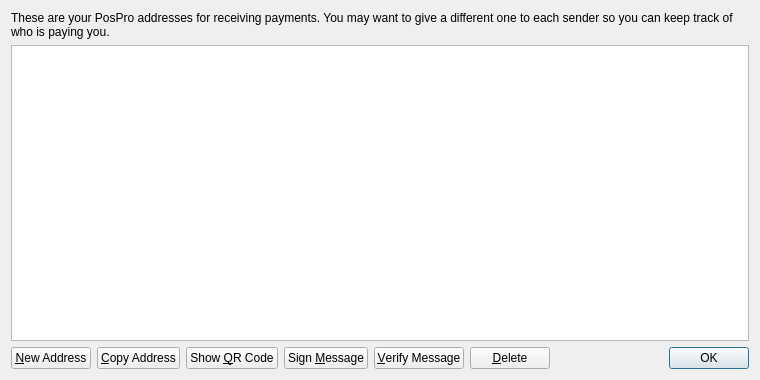
<?xml version="1.0" encoding="UTF-8"?>
<ui version="4.0">
 <class>AddressBookPage</class>
 <widget class="QWidget" name="AddressBookPage">
  <property name="geometry">
   <rect>
    <x>0</x>
    <y>0</y>
    <width>760</width>
    <height>380</height>
   </rect>
  </property>
  <property name="windowTitle">
   <string>Address Book</string>
  </property>
  <layout class="QVBoxLayout" name="verticalLayout">
   <item>
    <widget class="QLabel" name="labelExplanation">
     <property name="text">
      <string>These are your PosPro addresses for receiving payments. You may want to give a different one to each sender so you can keep track of who is paying you.</string>
     </property>
     <property name="textFormat">
      <enum>Qt::PlainText</enum>
     </property>
     <property name="wordWrap">
      <bool>true</bool>
     </property>
    </widget>
   </item>
   <item>
    <widget class="QTableView" name="tableView">
     <property name="contextMenuPolicy">
      <enum>Qt::CustomContextMenu</enum>
     </property>
     <property name="toolTip">
      <string>Double-click to edit address or label</string>
     </property>
     <property name="tabKeyNavigation">
      <bool>false</bool>
     </property>
     <property name="alternatingRowColors">
      <bool>true</bool>
     </property>
     <property name="selectionMode">
      <enum>QAbstractItemView::SingleSelection</enum>
     </property>
     <property name="selectionBehavior">
      <enum>QAbstractItemView::SelectRows</enum>
     </property>
     <property name="sortingEnabled">
      <bool>true</bool>
     </property>
     <attribute name="verticalHeaderVisible">
      <bool>false</bool>
     </attribute>
    </widget>
   </item>
   <item>
    <layout class="QHBoxLayout" name="horizontalLayout">
     <item>
      <widget class="QPushButton" name="newAddressButton">
       <property name="toolTip">
        <string>Create a new address</string>
       </property>
       <property name="text">
        <string>&amp;New Address</string>
       </property>
       <property name="icon">
        <iconset resource="../bitcoin.qrc">
         <normaloff>:/icons/add</normaloff>:/icons/add</iconset>
       </property>
      </widget>
     </item>
     <item>
      <widget class="QPushButton" name="copyToClipboard">
       <property name="toolTip">
        <string>Copy the currently selected address to the system clipboard</string>
       </property>
       <property name="text">
        <string>&amp;Copy Address</string>
       </property>
       <property name="icon">
        <iconset resource="../bitcoin.qrc">
         <normaloff>:/icons/editcopy</normaloff>:/icons/editcopy</iconset>
       </property>
      </widget>
     </item>
     <item>
      <widget class="QPushButton" name="showQRCode">
       <property name="text">
        <string>Show &amp;QR Code</string>
       </property>
       <property name="icon">
        <iconset resource="../bitcoin.qrc">
         <normaloff>:/icons/qrcode</normaloff>:/icons/qrcode</iconset>
       </property>
      </widget>
     </item>
     <item>
      <widget class="QPushButton" name="signMessage">
       <property name="toolTip">
        <string>Sign a message to prove you own a PosPro address</string>
       </property>
       <property name="text">
        <string>Sign &amp;Message</string>
       </property>
       <property name="icon">
        <iconset resource="../bitcoin.qrc">
         <normaloff>:/icons/edit</normaloff>:/icons/edit</iconset>
       </property>
      </widget>
     </item>
     <item>
      <widget class="QPushButton" name="verifyMessage">
       <property name="toolTip">
        <string>Verify a message to ensure it was signed with a specified PosPro address</string>
       </property>
       <property name="text">
        <string>&amp;Verify Message</string>
       </property>
       <property name="icon">
        <iconset resource="../bitcoin.qrc">
         <normaloff>:/icons/transaction_0</normaloff>:/icons/transaction_0</iconset>
       </property>
      </widget>
     </item>
     <item>
      <widget class="QPushButton" name="deleteButton">
       <property name="toolTip">
        <string>Delete the currently selected address from the list</string>
       </property>
       <property name="text">
        <string>&amp;Delete</string>
       </property>
       <property name="icon">
        <iconset resource="../bitcoin.qrc">
         <normaloff>:/icons/remove</normaloff>:/icons/remove</iconset>
       </property>
      </widget>
     </item>
     <item>
      <spacer name="horizontalSpacer">
       <property name="orientation">
        <enum>Qt::Horizontal</enum>
       </property>
       <property name="sizeHint" stdset="0">
        <size>
         <width>40</width>
         <height>20</height>
        </size>
       </property>
      </spacer>
     </item>
     <item>
      <widget class="QDialogButtonBox" name="buttonBox">
       <property name="sizePolicy">
        <sizepolicy hsizetype="Maximum" vsizetype="Fixed">
         <horstretch>0</horstretch>
         <verstretch>0</verstretch>
        </sizepolicy>
       </property>
       <property name="standardButtons">
        <set>QDialogButtonBox::Ok</set>
       </property>
      </widget>
     </item>
    </layout>
   </item>
  </layout>
 </widget>
 <resources>
  <include location="../bitcoin.qrc"/>
 </resources>
 <connections/>
</ui>
